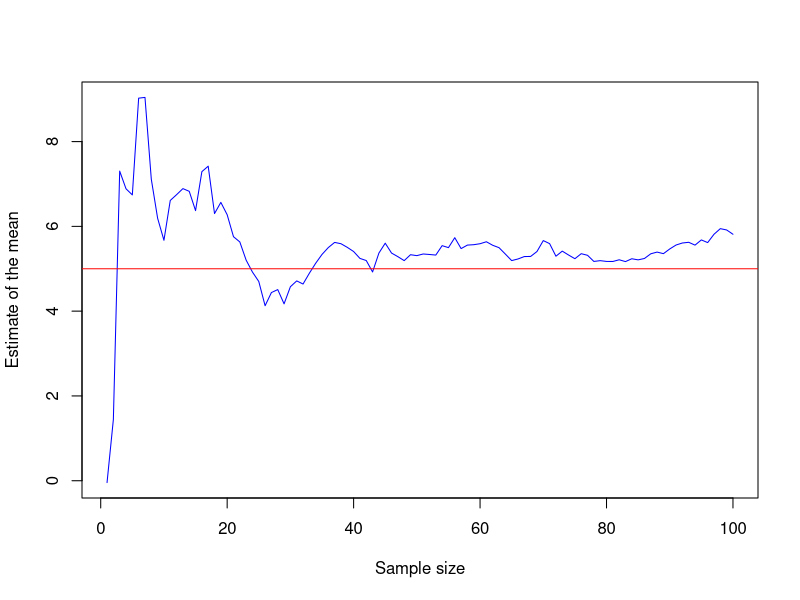
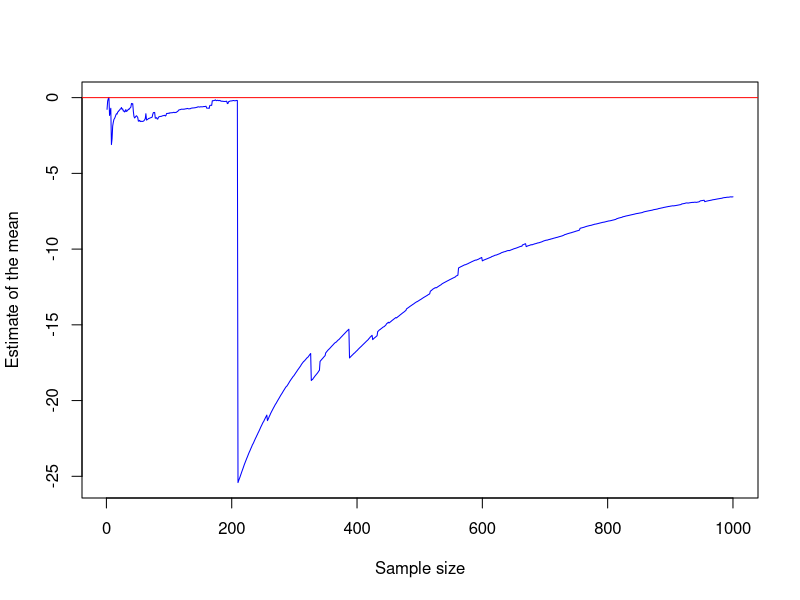
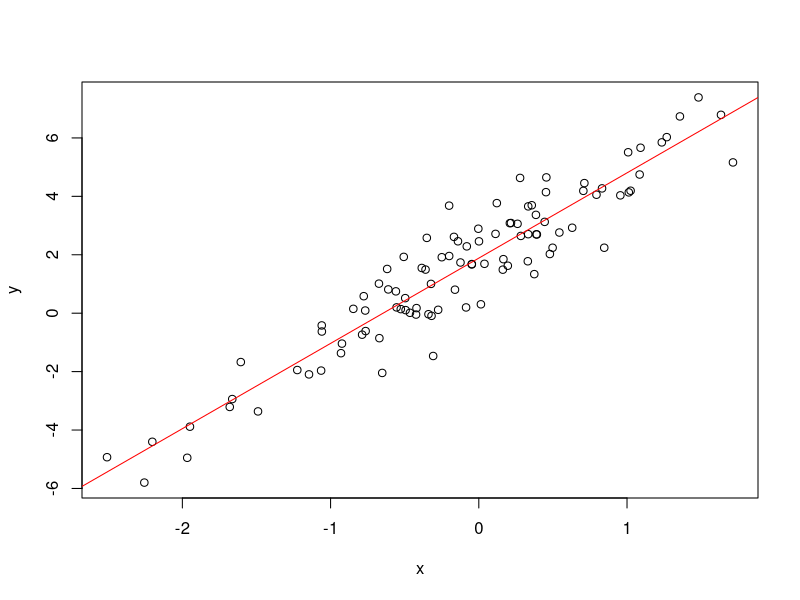
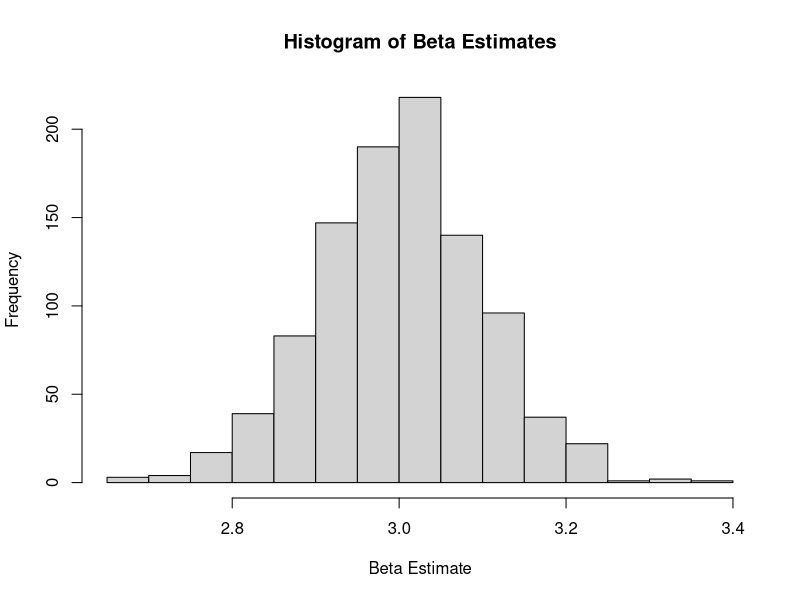

Recreate these plots in R, in order.
## ---- chunk 1
knitr::opts_chunk$set(fig.width=12, fig.height=8, fig_path='figures/',echo=TRUE, warning=FALSE, message=FALSE)

set.seed(123)

## ---- chunk 2
knitr::opts_chunk$set(fig.width=12, fig.height=8, fig_path='figures/',echo=TRUE, warning=FALSE, message=FALSE)


# Define parameters
mu <- 5
sigma <- 9
n <- 100

# Generate data
x <- rnorm(n, mean = mu, sd = sigma)

# Compute estimates of the mean with the first 1, ..., n draws
estimates <- cumsum(x) / seq_along(x)

# Plot estimates
plot(estimates, type = "l", col = "blue", xlab = "Sample size", ylab = "Estimate of the mean")

# Add true mean as a horizontal line
abline(h = mu, col = "red")


## ---- chunk 3
knitr::opts_chunk$set(fig.width=12, fig.height=8, fig_path='figures/',echo=TRUE, warning=FALSE, message=FALSE)

# Define parameters
mu <- 0
sigma <- 1
n <- 1000

# Generate two random samples from a standard normal distribution
x <- rnorm(n, mean = mu, sd = sigma)
y <- rnorm(n, mean = mu, sd = sigma)

# Convert the standard normal samples to a Cauchy distribution with scale one
z <- x / y

# Compute estimates of the mean with the first 1, ..., n draws
estimates <- cumsum(z) / seq_along(z)

# Plot estimates
plot(estimates, type = "l", col = "blue", xlab = "Sample size", ylab = "Estimate of the mean")

# Add true mean as a horizontal line
abline(h = mu, col = "red")

## ---- chunk 4
knitr::opts_chunk$set(fig.width=12, fig.height=8, fig_path='figures/',echo=TRUE, warning=FALSE, message=FALSE)

# Creating function
sim_linear_model <- function(n, k, alpha, beta, sigma) {
  X <- matrix(rnorm(n * k, mean = 0, sd = 1), n, k)
  x <- X[,1]
  epsilon <- rnorm(n, mean = 0, sd = sigma)
  y <- alpha + X %*% beta + epsilon
  return(list(x = x, y = y))
  
}

# Create scatterplot with regression line
sim_data <- sim_linear_model(n = 100, k = 1, alpha = 2, beta = 3, sigma = 1)
plot(sim_data$x, sim_data$y, xlab = "x", ylab = "y")
abline(lm(y ~ x, data = sim_data), col = "red")

# Define numbers of simulations

n_sims <- 1000

# Create an empty vector to store the estimated slope coefficients
beta_lse <- numeric(n_sims)

# Loop through the simulations
for (i in 1:n_sims) {
  # Simulate the data
  sim_data <- sim_linear_model(n = 100, k = 1, alpha = 2, beta = 3, sigma = 1)
  
  # Estimate the slope coefficient using linear regression
  fit <- lm(sim_data$y ~ sim_data$x)
  beta_lse[i] <- coef(fit)[2]
}

# Creating histogram
hist(beta_lse, main = "Histogram of Beta Estimates", xlab = "Beta Estimate")



